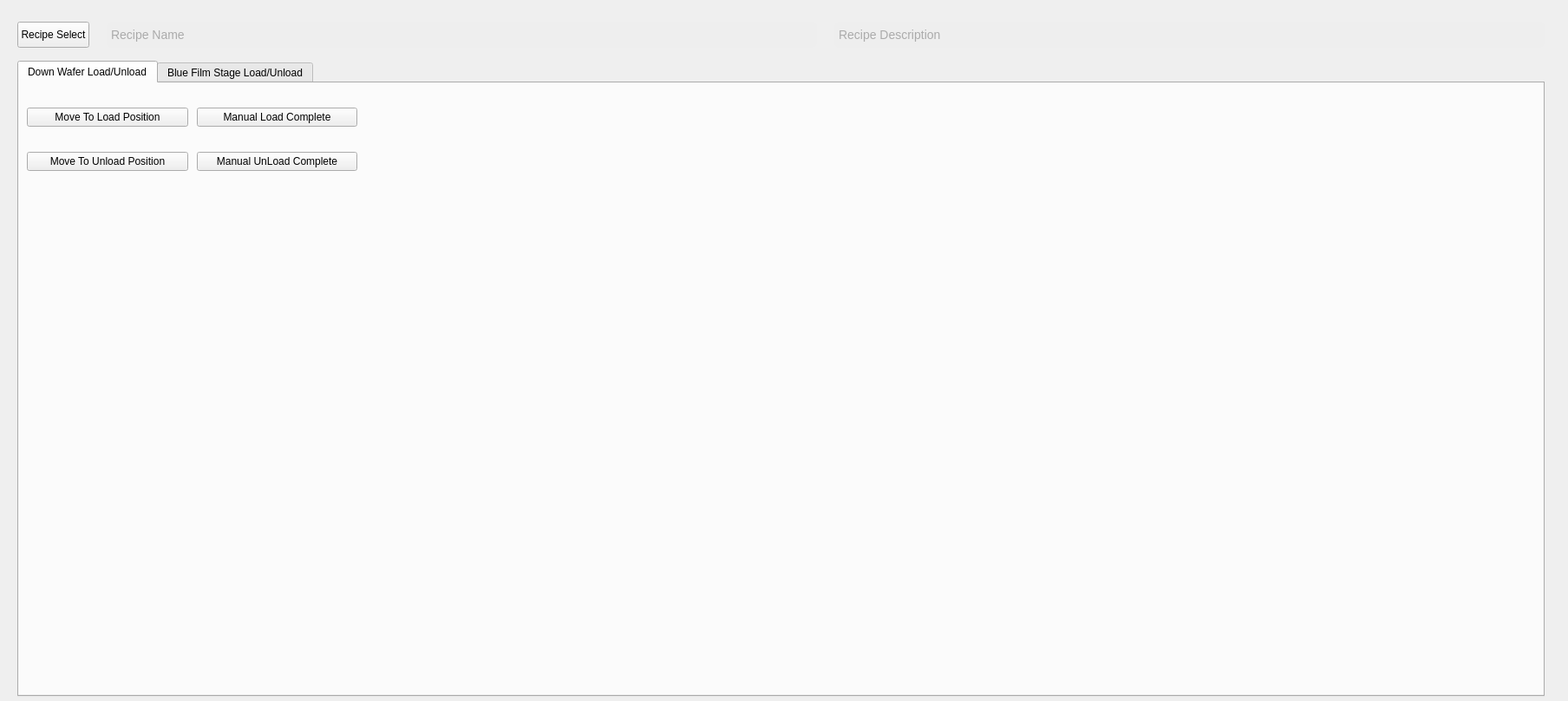
<?xml version="1.0" encoding="UTF-8"?>
<ui version="4.0">
 <class>MaterialPage</class>
 <widget class="QWidget" name="MaterialPage">
  <property name="geometry">
   <rect>
    <x>0</x>
    <y>0</y>
    <width>1808</width>
    <height>808</height>
   </rect>
  </property>
  <property name="windowTitle">
   <string>Form</string>
  </property>
  <widget class="QTabWidget" name="tabWidget">
   <property name="geometry">
    <rect>
     <x>20</x>
     <y>70</y>
     <width>1761</width>
     <height>733</height>
    </rect>
   </property>
   <property name="currentIndex">
    <number>0</number>
   </property>
   <widget class="QWidget" name="downWafer">
    <attribute name="title">
     <string>Down Wafer Load/Unload</string>
    </attribute>
    <layout class="QGridLayout" name="gridLayout_61">
     <item row="0" column="0">
      <widget class="QWidget" name="widget_12" native="true">
       <widget class="QWidget" name="layoutWidget_2">
        <property name="geometry">
         <rect>
          <x>0</x>
          <y>0</y>
          <width>381</width>
          <height>111</height>
         </rect>
        </property>
        <layout class="QGridLayout" name="gridLayout_65">
         <property name="spacing">
          <number>10</number>
         </property>
         <item row="0" column="0">
          <widget class="QPushButton" name="btn_moveToLoadPos">
           <property name="text">
            <string>Move To Load Position</string>
           </property>
          </widget>
         </item>
         <item row="0" column="1">
          <widget class="QPushButton" name="btn_manualLoadComplete">
           <property name="text">
            <string>Manual Load Complete</string>
           </property>
          </widget>
         </item>
         <item row="1" column="0">
          <widget class="QPushButton" name="btn_moveToUnloadPos">
           <property name="text">
            <string>Move To Unload Position</string>
           </property>
          </widget>
         </item>
         <item row="1" column="1">
          <widget class="QPushButton" name="btn_manualUnLoadComplete">
           <property name="text">
            <string>Manual UnLoad Complete</string>
           </property>
          </widget>
         </item>
        </layout>
       </widget>
      </widget>
     </item>
    </layout>
   </widget>
   <widget class="QWidget" name="blueFilm">
    <attribute name="title">
     <string>Blue Film Stage Load/Unload</string>
    </attribute>
    <layout class="QGridLayout" name="gridLayout_62">
     <item row="0" column="0">
      <widget class="QWidget" name="widget_13" native="true">
       <widget class="ISTAR::GUI::GroupBox" name="gb_blueFilemLoadUnload">
        <property name="geometry">
         <rect>
          <x>460</x>
          <y>0</y>
          <width>821</width>
          <height>671</height>
         </rect>
        </property>
        <property name="sizePolicy">
         <sizepolicy hsizetype="Preferred" vsizetype="Preferred">
          <horstretch>0</horstretch>
          <verstretch>0</verstretch>
         </sizepolicy>
        </property>
        <property name="minimumSize">
         <size>
          <width>500</width>
          <height>0</height>
         </size>
        </property>
        <property name="maximumSize">
         <size>
          <width>9999999</width>
          <height>16777215</height>
         </size>
        </property>
        <layout class="QGridLayout" name="gridLayout_64">
         <property name="leftMargin">
          <number>15</number>
         </property>
         <property name="topMargin">
          <number>45</number>
         </property>
         <property name="rightMargin">
          <number>15</number>
         </property>
         <property name="bottomMargin">
          <number>15</number>
         </property>
         <property name="horizontalSpacing">
          <number>15</number>
         </property>
         <property name="verticalSpacing">
          <number>6</number>
         </property>
         <item row="0" column="0">
          <widget class="BlueFilmChipDiagram" name="gv_blueFilemLoadUnload"/>
         </item>
        </layout>
       </widget>
       <widget class="QWidget" name="layoutWidget_3">
        <property name="geometry">
         <rect>
          <x>0</x>
          <y>0</y>
          <width>451</width>
          <height>301</height>
         </rect>
        </property>
        <layout class="QVBoxLayout" name="verticalLayout_7">
         <property name="spacing">
          <number>10</number>
         </property>
         <item>
          <widget class="ISTAR::GUI::GroupBox" name="gb_blueFilmInfo">
           <property name="minimumSize">
            <size>
             <width>449</width>
             <height>0</height>
            </size>
           </property>
           <property name="maximumSize">
            <size>
             <width>420</width>
             <height>16777215</height>
            </size>
           </property>
           <property name="styleSheet">
            <string notr="true"/>
           </property>
           <layout class="QGridLayout" name="gridLayout_63">
            <property name="topMargin">
             <number>45</number>
            </property>
            <property name="rightMargin">
             <number>9</number>
            </property>
            <property name="spacing">
             <number>6</number>
            </property>
            <item row="1" column="1">
             <widget class="QDoubleSpinBox" name="dsb_blueExpansionDepth">
              <property name="minimumSize">
               <size>
                <width>160</width>
                <height>30</height>
               </size>
              </property>
              <property name="maximumSize">
               <size>
                <width>160</width>
                <height>30</height>
               </size>
              </property>
              <property name="alignment">
               <set>Qt::AlignCenter</set>
              </property>
              <property name="buttonSymbols">
               <enum>QAbstractSpinBox::NoButtons</enum>
              </property>
              <property name="decimals">
               <number>3</number>
              </property>
              <property name="minimum">
               <double>0.000000000000000</double>
              </property>
              <property name="maximum">
               <double>9999.000000000000000</double>
              </property>
             </widget>
            </item>
            <item row="0" column="0">
             <widget class="QLabel" name="label_76">
              <property name="minimumSize">
               <size>
                <width>120</width>
                <height>30</height>
               </size>
              </property>
              <property name="maximumSize">
               <size>
                <width>16777215</width>
                <height>30</height>
               </size>
              </property>
              <property name="text">
               <string>Wafer Notch Angle:</string>
              </property>
              <property name="alignment">
               <set>Qt::AlignRight|Qt::AlignTrailing|Qt::AlignVCenter</set>
              </property>
             </widget>
            </item>
            <item row="0" column="2">
             <widget class="QLabel" name="label_77">
              <property name="minimumSize">
               <size>
                <width>90</width>
                <height>30</height>
               </size>
              </property>
              <property name="maximumSize">
               <size>
                <width>90</width>
                <height>30</height>
               </size>
              </property>
              <property name="text">
               <string>°</string>
              </property>
             </widget>
            </item>
            <item row="1" column="0">
             <widget class="QLabel" name="label_75">
              <property name="minimumSize">
               <size>
                <width>120</width>
                <height>30</height>
               </size>
              </property>
              <property name="maximumSize">
               <size>
                <width>16777215</width>
                <height>30</height>
               </size>
              </property>
              <property name="text">
               <string>Expansion Depth:</string>
              </property>
              <property name="alignment">
               <set>Qt::AlignRight|Qt::AlignTrailing|Qt::AlignVCenter</set>
              </property>
             </widget>
            </item>
            <item row="1" column="2">
             <widget class="QLabel" name="label_74">
              <property name="minimumSize">
               <size>
                <width>90</width>
                <height>30</height>
               </size>
              </property>
              <property name="maximumSize">
               <size>
                <width>90</width>
                <height>30</height>
               </size>
              </property>
              <property name="text">
               <string>mm</string>
              </property>
             </widget>
            </item>
            <item row="0" column="1">
             <widget class="QDoubleSpinBox" name="dsb_waferNotchOrient">
              <property name="minimumSize">
               <size>
                <width>160</width>
                <height>30</height>
               </size>
              </property>
              <property name="maximumSize">
               <size>
                <width>160</width>
                <height>30</height>
               </size>
              </property>
              <property name="alignment">
               <set>Qt::AlignCenter</set>
              </property>
              <property name="buttonSymbols">
               <enum>QAbstractSpinBox::NoButtons</enum>
              </property>
              <property name="decimals">
               <number>0</number>
              </property>
              <property name="minimum">
               <double>0.000000000000000</double>
              </property>
              <property name="maximum">
               <double>9999.000000000000000</double>
              </property>
             </widget>
            </item>
           </layout>
          </widget>
         </item>
         <item>
          <layout class="QVBoxLayout" name="verticalLayout_4">
           <property name="spacing">
            <number>10</number>
           </property>
           <item>
            <widget class="QPushButton" name="btn_blueMoveToLoadPos">
             <property name="text">
              <string>Move To Load Position</string>
             </property>
            </widget>
           </item>
           <item>
            <widget class="QPushButton" name="btn_ExpansionMapping">
             <property name="text">
              <string>Expansion and Mapping</string>
             </property>
            </widget>
           </item>
           <item>
            <widget class="QPushButton" name="btn_blueMoveToPickPos">
             <property name="text">
              <string>Move To Pick-up Position</string>
             </property>
            </widget>
           </item>
          </layout>
         </item>
        </layout>
       </widget>
      </widget>
     </item>
    </layout>
   </widget>
  </widget>
  <widget class="QWidget" name="widget" native="true">
   <property name="geometry">
    <rect>
     <x>20</x>
     <y>16</y>
     <width>1761</width>
     <height>48</height>
    </rect>
   </property>
   <layout class="QHBoxLayout" name="horizontalLayout">
    <property name="spacing">
     <number>20</number>
    </property>
    <item>
     <widget class="QPushButton" name="btn_recipe">
      <property name="minimumSize">
       <size>
        <width>80</width>
        <height>30</height>
       </size>
      </property>
      <property name="text">
       <string>Recipe Select</string>
      </property>
     </widget>
    </item>
    <item>
     <widget class="QLineEdit" name="le_repcipeName">
      <property name="sizePolicy">
       <sizepolicy hsizetype="Expanding" vsizetype="Fixed">
        <horstretch>1</horstretch>
        <verstretch>0</verstretch>
       </sizepolicy>
      </property>
      <property name="minimumSize">
       <size>
        <width>0</width>
        <height>30</height>
       </size>
      </property>
      <property name="maximumSize">
       <size>
        <width>16777215</width>
        <height>30</height>
       </size>
      </property>
      <property name="styleSheet">
       <string notr="true">QLineEdit{border:1px solid #EEEEEE;padding:5px 2px;background-color:#EEEEEE;border-radius:5px;color:#686868;font-size:14px;}
 QLineEdit:hover{border:1px solid #A4B7FF;}
 QLineEdit:focus{border:1px solid #4C70FA;}
 QLineEdit:disabled{background-color:#C8C8C8;color:#FFFFFF;}</string>
      </property>
      <property name="inputMask">
       <string/>
      </property>
      <property name="alignment">
       <set>Qt::AlignLeading|Qt::AlignLeft|Qt::AlignVCenter</set>
      </property>
      <property name="readOnly">
       <bool>true</bool>
      </property>
      <property name="placeholderText">
       <string>Recipe Name</string>
      </property>
     </widget>
    </item>
    <item>
     <widget class="QLineEdit" name="le_repcipeDescription">
      <property name="sizePolicy">
       <sizepolicy hsizetype="Expanding" vsizetype="Fixed">
        <horstretch>1</horstretch>
        <verstretch>0</verstretch>
       </sizepolicy>
      </property>
      <property name="minimumSize">
       <size>
        <width>0</width>
        <height>30</height>
       </size>
      </property>
      <property name="maximumSize">
       <size>
        <width>16777215</width>
        <height>30</height>
       </size>
      </property>
      <property name="styleSheet">
       <string notr="true">QLineEdit{border:1px solid #EEEEEE;padding:5px 2px;background-color:#EEEEEE;border-radius:5px;color:#686868;font-size:14px;}
 QLineEdit:hover{border:1px solid #A4B7FF;}
 QLineEdit:focus{border:1px solid #4C70FA;}
 QLineEdit:disabled{background-color:#C8C8C8;color:#FFFFFF;}</string>
      </property>
      <property name="inputMask">
       <string/>
      </property>
      <property name="alignment">
       <set>Qt::AlignLeading|Qt::AlignLeft|Qt::AlignVCenter</set>
      </property>
      <property name="readOnly">
       <bool>true</bool>
      </property>
      <property name="placeholderText">
       <string>Recipe Description</string>
      </property>
     </widget>
    </item>
   </layout>
  </widget>
 </widget>
 <customwidgets>
  <customwidget>
   <class>ISTAR::GUI::GroupBox</class>
   <extends>QGroupBox</extends>
   <header>groupbox/groupbox.h</header>
   <container>1</container>
  </customwidget>
  <customwidget>
   <class>BlueFilmChipDiagram</class>
   <extends>QGraphicsView</extends>
   <header>ProcessModule/Components/DiagramComponent/BlueFilmChipDiagram.h</header>
  </customwidget>
 </customwidgets>
 <resources/>
 <connections/>
</ui>
